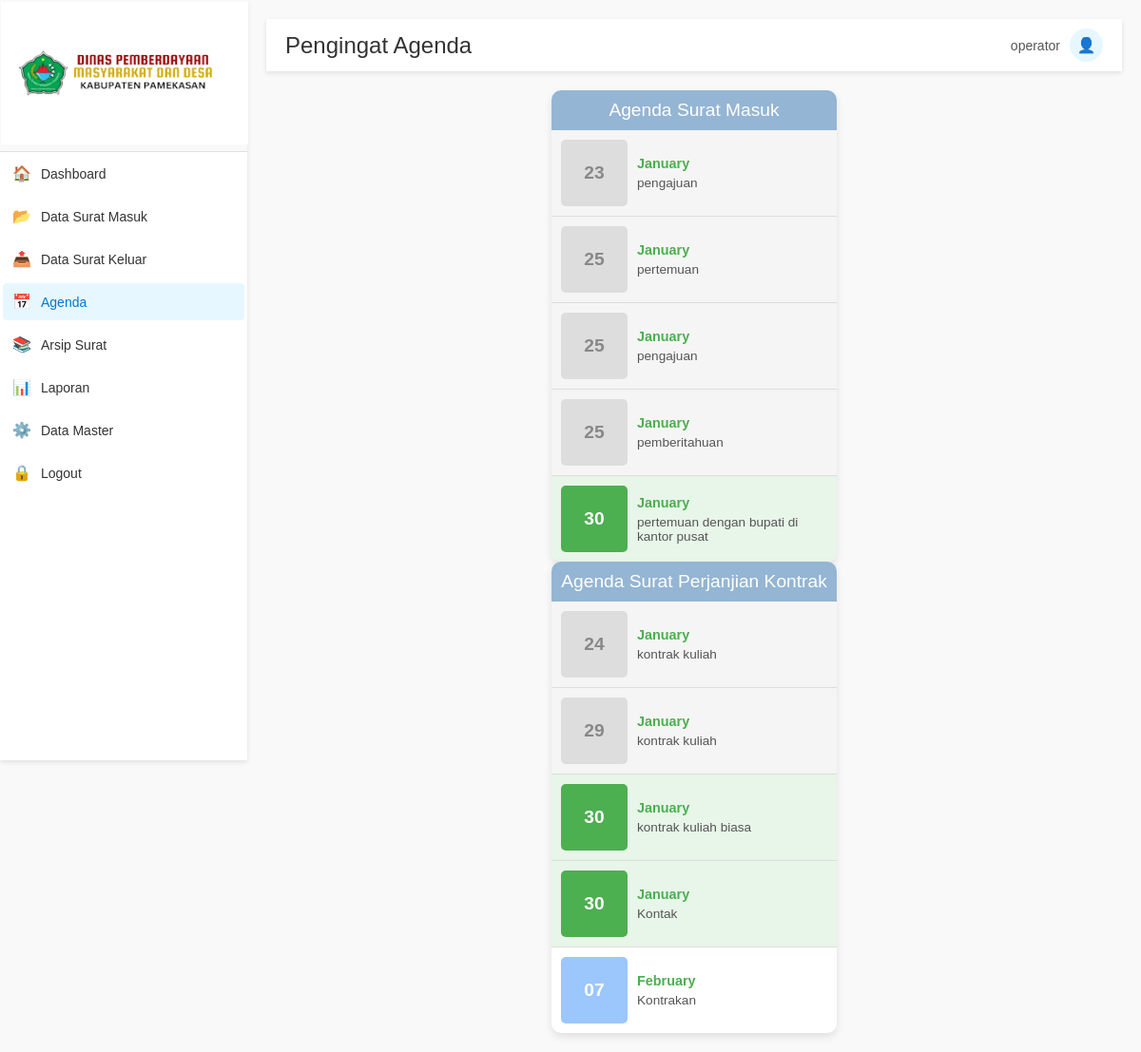
/agenda_masuk.php (signed in), run on the app's committed database.
### tables this page shows
CREATE TABLE `surat_masuk` (
  `id_surat` int(11) NOT NULL,
  `nomor_surat` varchar(90) NOT NULL,
  `perihal` varchar(90) NOT NULL,
  `tgl_surat` date NOT NULL,
  `terima_tanggal` date NOT NULL,
  `pengirim` varchar(90) NOT NULL,
  `nama_sifat_surat` varchar(90) NOT NULL,
  `dokumen` varchar(255) NOT NULL,
  `agenda` date DEFAULT NULL,
  `user_input` int(11) DEFAULT NULL
);

CREATE TABLE `surat_kontrak` (
  `id_kontrak` int(11) NOT NULL,
  `no_kontrak` varchar(50) NOT NULL,
  `perihal_kontrak` varchar(90) NOT NULL,
  `tgl_kontrak` date NOT NULL,
  `dokumen_kontrak` varchar(255) NOT NULL,
  `agenda_kontrak` date NOT NULL,
  `kontrak_input` int(11) DEFAULT NULL
);

### agenda_masuk.php (the view, shortened to what this page needs)
<?php
include 'db.php';
?>
<!DOCTYPE html>
<html lang="en">
<head>
    <link rel="stylesheet" href="style.css">
</head>
<body>
    <div class="sidebar">
        <div class="logo">
            <img src="logo.png" alt="Logo">
        </div>
        <ul class="sidebar-menu">
            <li><a href="index.php"><span class="icon">🏠</span> Dashboard</a></li>
            <li><a href="surat_masuk.php"><span class="icon">📂</span> Data Surat Masuk</a></li>
            <li><a href="surat_keluar.php"><span class="icon">📤</span> Data Surat Keluar</a></li>
            <li><a href="agenda.php" class="active"><span class="icon">📅</span> Agenda</a></li>
            <li><a href="arsip.php"><span class="icon">📚</span> Arsip Surat</a></li>
            <li><a href="laporan.php"><span class="icon">📊</span> Laporan</a></li>
            <li><a href="data_master.php"><span class="icon">⚙️</span> Data Master</a></li>
            <li><a href="logout.php"><span class="icon">🔒</span> Logout</a></li>
        </ul>
    </div>
    <div class="main-content">
        <div class="topbar">
            <h2>Pengingat Agenda</h2>
            <div class="profile">
                <span><?= htmlspecialchars($_SESSION['role']); ?></span>
                <div class="profile-icon">👤</div>
            </div>
        </div>
        <div class="agenda-container">
            <div class="agenda-header">Agenda Surat Masuk</div>
            <div class="agenda-list">
                <?php
                $query = "SELECT agenda, perihal FROM surat_masuk WHERE agenda IS NOT NULL AND agenda != '0000-00-00' ORDER BY agenda ASC";
                $result = mysqli_query($conn, $query);
                $today = date('Y-m-d');
                if (mysqli_num_rows($result) > 0) {
                    while ($row = mysqli_fetch_assoc($result)) {
                        $agenda_date = $row['agenda'];
                        $tanggal = date('d', strtotime($agenda_date));
                        $bulan = date('F', strtotime($agenda_date));
                        $icon_class = "default";
                        $item_class = "";
                        if ($agenda_date < $today) {
                            $icon_class = "past";
                            $item_class = "past";
                        } elseif ($agenda_date == $today) {
                            $icon_class = "active";
                            $item_class = "active";
                        }
                        echo '<div class="agenda-item ' . $item_class . '">';
                        echo '<div class="agenda-icon ' . $icon_class . '">' . htmlspecialchars($tanggal) . '</div>';
                        echo '<div class="agenda-details">';
                        echo '<div class="agenda-date">' . htmlspecialchars($bulan) . '</div>';
                        echo '<div class="agenda-perihal">' . htmlspecialchars($row['perihal']) . '</div>';
                        echo '</div>';
                        echo '</div>';
                    }
                } else {
                    echo '<div class="empty-state">Belum ada agenda untuk surat masuk.</div>';
                }
                ?>
            </div>
        </div>
        <div class="agenda-container">
            <div class="agenda-header">Agenda Surat Perjanjian Kontrak</div>
            <div class="agenda-list">
                <?php
                $query = "SELECT agenda_kontrak, perihal_kontrak FROM surat_kontrak WHERE agenda_kontrak IS NOT NULL AND agenda_kontrak != '0000-00-00' ORDER BY agenda_kontrak ASC";
                $result = mysqli_query($conn, $query);
                if (mysqli_num_rows($result) > 0) {
                    while ($row = mysqli_fetch_assoc($result)) {
                        $agenda_date = $row['agenda_kontrak'];
                        $tanggal = date('d', strtotime($agenda_date));
                        $bulan = date('F', strtotime($agenda_date));
                        $icon_class = "default";
                        $item_class = "";
                        if ($agenda_date < $today) {
                            $icon_class = "past";
                            $item_class = "past";
                        } elseif ($agenda_date == $today) {
                            $icon_class = "active";
                            $item_class = "active";
                        }
                        echo '<div class="agenda-item ' . $item_class . '">';
                        echo '<div class="agenda-icon ' . $icon_class . '">' . htmlspecialchars($tanggal) . '</div>';
                        echo '<div class="agenda-details">';
                        echo '<div class="agenda-date">' . htmlspecialchars($bulan) . '</div>';
                        echo '<div class="agenda-perihal">' . htmlspecialchars($row['perihal_kontrak']) . '</div>';
                        echo '</div>';
                        echo '</div>';
                    }
                } else {
                    echo '<div class="empty-state">Belum ada agenda untuk surat perjanjian kontrak.</div>';
                }
                ?>
            </div>
        </div>
    </div>
</body>
</html>

### style.css (style rules this page uses)
body, html { margin: 0; padding: 0; font-family: 'Arial', sans-serif; color: #333; background-color: #f9f9f9; }
.sidebar { width: 260px; height: 100vh; background-color: #ffffff; box-shadow: 0 2px 5px rgba(0, 0, 0, 0.1); position: fixed; top: 0; left: 0; }
.sidebar .logo { text-align: center; padding: 2px 1px; background-color: #f9f9f9; border-bottom: 1px solid #e0e0e0; }
.sidebar .logo img { width: 260px; height: 150px; margin-bottom: 1px; }
.sidebar-menu { list-style: none; padding: 0; margin: 0; }
.sidebar-menu li { padding: 3px; }
.sidebar-menu li a { color: #333; text-decoration: none; display: flex; align-items: center; font-size: 14px; border-radius: 4px; padding: 10px; transition: background-color 0.3s ease; }
.sidebar-menu li a .icon { margin-right: 10px; font-size: 16px; }
.sidebar-menu li a:hover, .sidebar-menu li a.active { background-color: #e6f7ff; color: #0078d4; }
.main-content { margin-left: 260px; padding: 20px; }
.topbar { background-color: #ffffff; padding: 10px 20px; display: flex; justify-content: space-between; align-items: center; margin-bottom: 20px; box-shadow: 0 2px 5px rgba(0, 0, 0, 0.1); }
.topbar h2 { margin: 0; color: #333; font-weight: normal; }
.profile { display: flex; align-items: center; gap: 10px; }
.profile span { color: #555; font-size: 14px; }
.profile-icon { width: 35px; height: 35px; background-color: #e6f7ff; color: #0078d4; display: flex; align-items: center; justify-content: center; border-radius: 50%; font-size: 16px; }

### agenda_masuk.php (style rules this page uses)
.agenda-container { max-width: 300px; margin: 0 auto; background: #ffffff; box-shadow: 0 4px 8px rgba(0, 0, 0, 0.1); border-radius: 10px; overflow: hidden; }
.agenda-header { background-color: rgb(148, 181, 211); color: white; text-align: center; padding: 10px; font-size: 1.2rem; }
.agenda-item { display: flex; align-items: center; padding: 10px; border-bottom: 1px solid #ddd; }
.agenda-item:last-child { border-bottom: none; }
.agenda-icon { font-size: 1.2rem; font-weight: bold; text-align: center; border-radius: 5px; padding: 10px; margin-right: 10px; width: 50px; height: 50px; display: flex; align-items: center; justify-content: center; }
.agenda-icon.past { background-color: #ddd; color: #888; }
.agenda-icon.active { background-color: #4CAF50; color: white; }
.agenda-icon.default { background-color:rgb(155, 199, 253); color: white; }
.agenda-details { flex: 1; }
.agenda-date { font-weight: bold; color: #4CAF50; margin-bottom: 5px; font-size: 0.9rem; }
.agenda-perihal { color: #555; font-size: 0.85rem; }
.agenda-item.past { background-color: #f5f5f5; color: #aaa; }
.agenda-item.active { background-color: #e8f5e9; }

### data on the page
surat_masuk: agenda "23", agenda "January", perihal "pengajuan"
surat_masuk: agenda "25", agenda "January", perihal "pertemuan"
surat_masuk: agenda "25", agenda "January", perihal "pengajuan"
surat_masuk: agenda "25", agenda "January", perihal "pemberitahuan"
surat_masuk: agenda "30", agenda "January", perihal "pertemuan dengan bupati di kantor pusat"
surat_kontrak: agenda_kontrak "24", agenda_kontrak "January", perihal_kontrak "kontrak kuliah"
surat_kontrak: agenda_kontrak "29", agenda_kontrak "January", perihal_kontrak "kontrak kuliah"
surat_kontrak: agenda_kontrak "30", agenda_kontrak "January", perihal_kontrak "kontrak kuliah biasa"
surat_kontrak: agenda_kontrak "30", agenda_kontrak "January", perihal_kontrak "Kontak"
surat_kontrak: agenda_kontrak "07", agenda_kontrak "February", perihal_kontrak "Kontrakan"

### other printed values
$_SESSION['role'] "operator"
